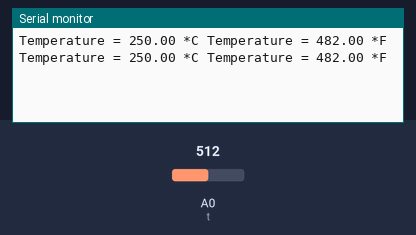
The sketch below on a simulated Arduino Uno, built with avr-gcc and run on an emulated ATmega328P. Shown: the last lines printed to the serial monitor. The test bench sets the inputs (shaded band); at power-on: A0 (t) = 512.

Above: at 1.8 s.
1.9 s: A0 (t) set to 716
At 2.4 s:
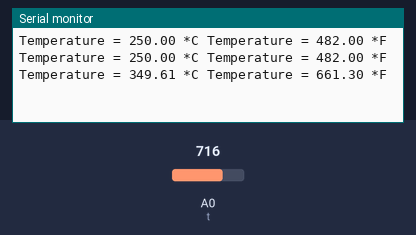
3.4 s: A0 (t) set to 900
At 4.8 s:
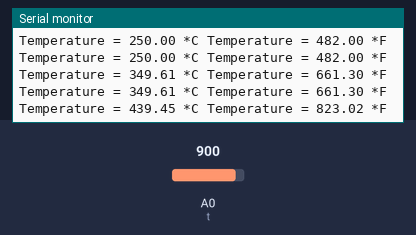
Timing chart, 0 to 6.4 s (numbered marks = the images above; inputs shaded):
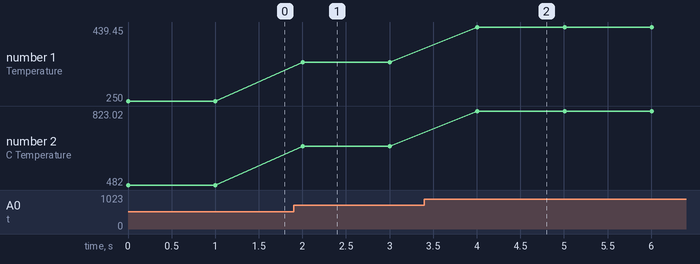

The sketch:

temperature_read_1.ino
```cpp
// C++ code
//

int t=0; // eikhane t jodi loop a giya digital a connect kori tahole computer digital value dekhabe r jodi analog a kori tahole analog value dekhabe
void setup()
{
  //pinMode(LED_BUILTIN, OUTPUT);
  pinMode(t, INPUT);
  Serial.begin(9600);
}

void loop()
{

  float val, cel,far,mv;
  val =analogRead(t);
  mv= (val/1024.0)*5000; //5000 holo 5 volt , 5000 milivolt
  cel =mv/10;
  far= (cel *9)/5 +32;
  Serial.print("Temperature = ");
  Serial.print(cel);
  Serial.print(" *C ");


  Serial.print("Temperature = ");
   Serial.print(far);
  Serial.print(" *F ");
  Serial.println();
  delay(1000);
}
```

Measured:
- after the input at 1.9 s, the serial monitor: prints a new line after 0.10 s (image 1)
- after the input at 3.4 s, the serial monitor: prints a new line after 0.61 s (image 2)
- plotted number 1: 250 → 349.61 after the input at 1.9 s, 349.61 → 439.45 after the input at 3.4 s
- plotted number 2: 482 → 661.3 after the input at 1.9 s, 661.3 → 823.02 after the input at 3.4 s
